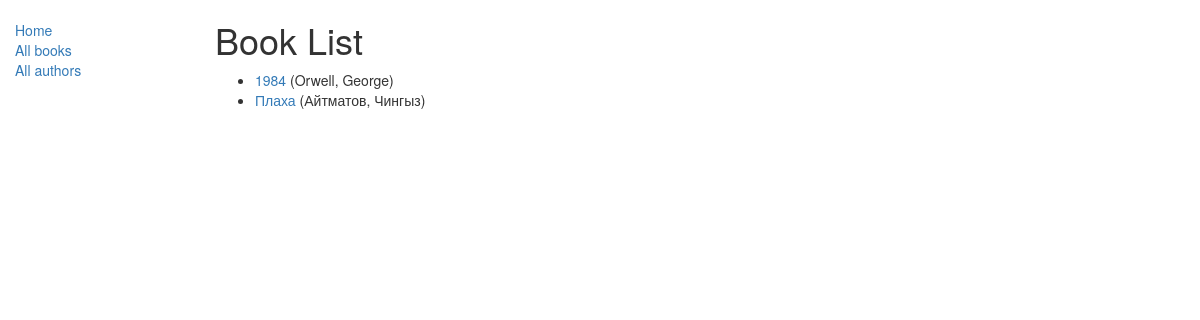
/catalog/books/, run on an earlier commit of the app's database.
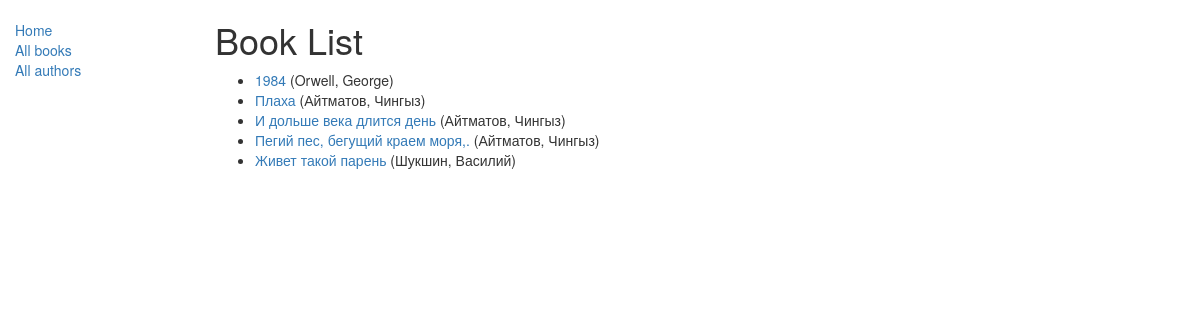
And on a later commit of the database.
### catalog/models.py (models this page shows, shortened)
class Book(models.Model):
    title = models.CharField(max_length=200)
    author = models.ForeignKey('Author', on_delete=models.SET_NULL, null=True)
    summary = models.TextField(max_length=1000, help_text="Enter a brief description of the book")
    isbn = models.CharField('ISBN',max_length=13, help_text='13 Character <a href="https://www.isbn-international.org/content/what-isbn">ISBN number</a>')
    genre = models.ManyToManyField(Genre, help_text="Select a genre for this book")
    language = models.ForeignKey('Language', on_delete=models.SET_NULL, null=True)
    def get_absolute_url(self):
        return reverse('book-detail', args=[str(self.id)])
    def display_genre(self):
        """
        Creates a string for the Genre. This is required to display genre in Admin.
        """
        return ', '.join([ genre.name for genre in self.genre.all()[:3] ])
    display_genre.short_description = 'Genre'

class Author(models.Model):
    first_name = models.CharField(max_length=100)
    last_name = models.CharField(max_length=100)
    date_of_birth = models.DateField(null=True, blank=True)
    date_of_death = models.DateField('Died', null=True, blank=True)
    def __str__(self):
        return '%s, %s' % (self.last_name, self.first_name)

### catalog/views.py (the view)
class BookListView(generic.ListView):
    model = Book
    context_object_name = 'book_list'   # ваше собственное имя переменной контекста в шаблоне
    def get_context_data(self, **kwargs):
        context = super(BookListView, self).get_context_data(**kwargs)
        context['some_data'] = 'This is just some data'
        return context

### catalog/templates/catalog/book_list.html
{% extends "catalog/base_generic.html" %}
{% block content %}
    <h1>Book List</h1>
    {% if book_list %}
    <ul>
      {% for book in book_list %}
      <li>
        <a href="{{ book.get_absolute_url }}">{{ book.title }}</a> ({{book.author}})
      </li>
      {% endfor %}
    </ul>
    {% else %}
      <p>There are no books in the library.</p>
    {% endif %}
{% endblock %}

### catalog/templates/catalog/base_generic.html (shortened to what this page needs)
<!DOCTYPE html>
<html lang="en">
<head>
  <link rel="stylesheet" href="https://maxcdn.bootstrapcdn.com/bootstrap/3.3.7/css/bootstrap.min.css">
  {% load static %}
  <link rel="stylesheet" href="{% static 'catalog/css/styles.css' %}">
</head>
<body>
  <div class="container-fluid">
    <div class="row">
      <div class="col-sm-2">
      {% block sidebar %}
      <ul class="sidebar-nav">
          <li><a href="{% url 'index' %}">Home</a></li>
          <li><a href="{% url 'books' %}">All books</a></li>
          <li><a href="">All authors</a></li>
      </ul>
     {% endblock %}
      </div>
      <div class="col-sm-10 ">
      {% block content %}{% endblock %}
      </div>
    </div>
  </div>
</body>
</html>

### catalog/static/catalog/css/styles.css (style rules this page uses)
.sidebar-nav { margin-top: 20px; padding: 0; list-style: none; }

What changed in the data, as far as the page shows it:
added Book: title "И дольше века длится день", author "Айтматов, Чингыз"
added Book: title "Пегий пес, бегущий краем моря,.", author "Айтматов, Чингыз"
added Book: title "Живет такой парень", author "Шукшин, Василий"
